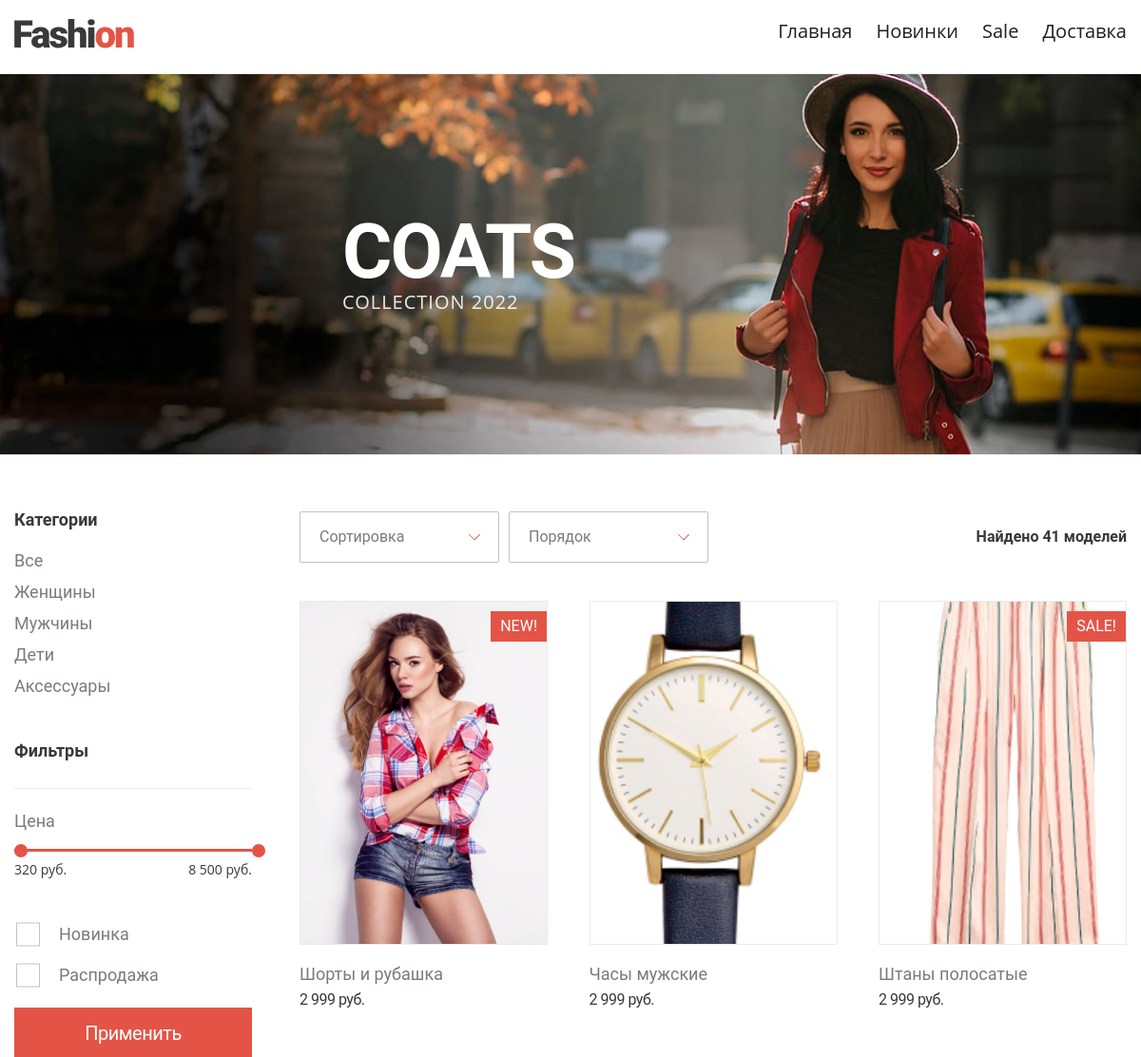
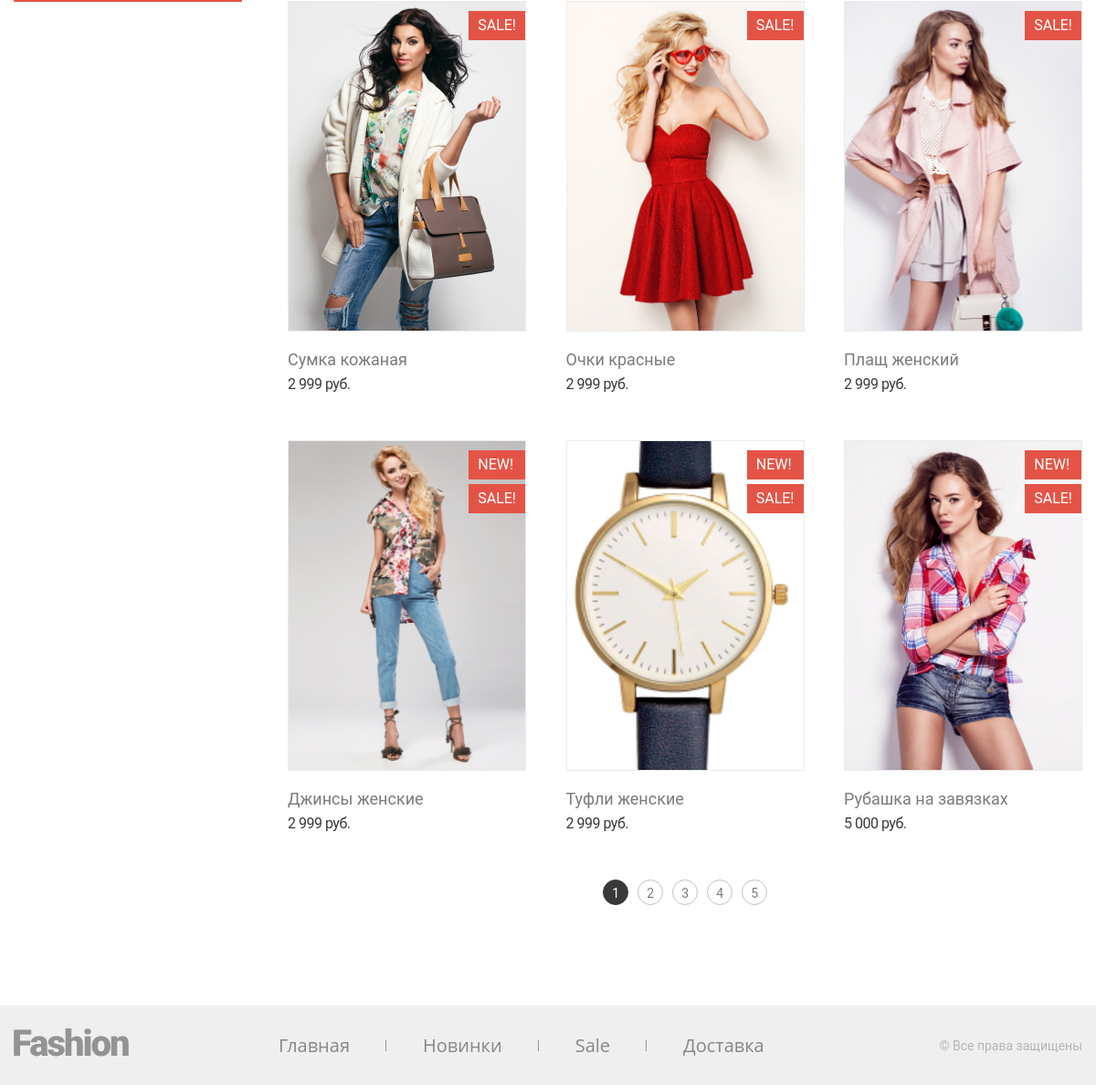
The page / on the database its author committed (2 pictures, top to bottom).
### tables this page shows
CREATE TABLE `menu` (
  `int` int(11) NOT NULL,
  `name` varchar(255) NOT NULL,
  `url` varchar(255) NOT NULL
);

CREATE TABLE `categories` (
  `id` int(11) NOT NULL,
  `name` varchar(255) NOT NULL,
  `url` varchar(255) NOT NULL
);

CREATE TABLE `goods` (
  `id` int(11) NOT NULL,
  `name` varchar(255) NOT NULL,
  `desc` text,
  `price` decimal(10,0) NOT NULL DEFAULT '0',
  `sale` tinyint(1) NOT NULL DEFAULT '0',
  `new` tinyint(1) NOT NULL DEFAULT '1'
);

### db/database.php (called while the page is built, shortened)
<?php
function connect(): mysqli
{
    static $connect = null;
    if (null === $connect) {
        $connect = mysqli_connect(HOST, USER, PASSWORD, DB_NAME);
    }
    return $connect;
}
function getResult($result): array
{
    if ($result && mysqli_num_rows($result) === 1) {
        return mysqli_fetch_assoc($result);
    } elseif ($result && mysqli_num_rows($result) > 1) {
        return mysqli_fetch_all($result, MYSQLI_ASSOC);
    }
    return [];
}
function getMainMenu(): array
{
    $result = mysqli_query(
        connect(),
        "SELECT name, url FROM menu"
    );
    return getResult($result);
}
function getCategory(): array
{
    return getResult(mysqli_query(connect(), "SELECT id, name, url FROM categories"));
}
function isSale(): bool
{
    return isset($_GET['sale']) && $_GET['sale'] === 'on';
}
function isNew(): bool
{
    return isset($_GET['new']) && $_GET['new'] === 'on';
}
function getMinPrice($price): int
{
    return $_GET['min'] ?? $price['min'];
}
function getMaxPrice($price): int
{
    return $_GET['max'] ?? $price['max'];
}
function getCount(string $uri, array $price): int
{
    $uri = explode('?', mysqli_real_escape_string(connect(), $uri));
    $sale = isSale();
    $new = isNew();
    $min = ($price['min'] === null) ? 1 : getMinPrice($price);
    $max = ($price['max'] === null) ? 32000 : getMaxPrice($price);
    if ($uri[0] === '/' && empty($_GET)) {
        $query = "SELECT COUNT(name) AS count FROM goods";
    } elseif ($uri[0] !== '/' && empty($_GET)) {
        $query = "SELECT COUNT(g.name) AS count FROM categories AS cat
        LEFT JOIN good_category ON category_id=cat.id
        LEFT JOIN goods AS g ON g.id=good_id
        WHERE cat.url='$uri[0]'";
    } elseif ($uri[0] === '/' && !$sale && $new) {
        $query = "SELECT COUNT(name) AS count FROM goods
        WHERE new=true && price>='$min' && price<='$max'";
    } elseif ($uri[0] === '/' && $sale && $new) {
        $query = "SELECT COUNT(name) AS count FROM goods
        WHERE sale=true && new=true && price>='$min' && price<='$max'";
    } elseif ($uri[0] === '/' && $sale && !$new) {
        $query = "SELECT COUNT(name) AS count FROM goods
        WHERE sale=true && price>='$min' && price<='$max'";
    } elseif ($uri[0] !== '/' && $sale && !$new) {
        $query = "SELECT COUNT(g.name) AS count FROM categories AS cat
        LEFT JOIN good_category ON category_id=cat.id
        LEFT JOIN goods AS g ON g.id=good_id
        WHERE cat.url='$uri[0]' && sale=true && price>='$min' && price<='$max'";
    } elseif ($uri[0] !== '/' && $sale && $new) {
        $query = "SELECT COUNT(g.name) AS count FROM categories AS cat
        LEFT JOIN good_category ON category_id=cat.id
        LEFT JOIN goods AS g ON g.id=good_id
        WHERE cat.url='$uri[0]' && sale=true && new=true && price>='$min' && price<='$max'";
    } elseif ($uri[0] !== '/' && !$sale && $new) {
        $query = "SELECT COUNT(g.name) AS count FROM categories AS cat
        LEFT JOIN good_category ON category_id=cat.id
        LEFT JOIN goods AS g ON g.id=good_id
        WHERE cat.url='$uri[0]' && new=true && price>=$min && price<=$max";
    } elseif ($uri[0] === '/' && !empty($_GET)) {
        $query = "SELECT COUNT(name) AS count FROM goods
        WHERE price>='$min' && price<='$max'";
    } else {
        $query = "SELECT COUNT(g.name) AS count FROM categories AS cat
        LEFT JOIN good_category ON category_id=cat.id
        LEFT JOIN goods AS g ON g.id=good_id
        WHERE cat.url='$uri[0]' && price>='$min' && price<='$max'";
    }
    $result = mysqli_query(
        connect(),
        $query
    );
    return (int)mysqli_fetch_assoc($result)['count'];
}
function getMaxMin(string $uri): array
{
    $uri = explode('?', mysqli_real_escape_string(connect(), $uri));
    $sale = isSale();
    $new = isNew();
    if (!$new && !$sale && $uri[0] === '/') {
        $query = "SELECT MIN(price) AS min, MAX(price) AS max FROM goods";
    } elseif (!$new && !$sale && $uri[0] !== '/') {
        $query = "SELECT MIN(price) AS min, MAX(price) AS max FROM categories AS cat
        LEFT JOIN good_category ON category_id=cat.id
        LEFT JOIN goods ON goods.id=good_id
        WHERE cat.url='$uri[0]'";
    } elseif ($new && $sale && $uri[0] === '/') {
        $query = "SELECT MIN(price) AS min, MAX(price) AS max FROM categories AS cat
        LEFT JOIN good_category ON category_id=cat.id
        LEFT JOIN goods ON goods.id=good_id
        WHERE new=true && sale=true";
    } elseif ($new === 'on' && $sale === 'on' && $uri[0] !== '/') {
        $query = "SELECT MIN(price) AS min, MAX(price) AS max FROM categories AS cat
        LEFT JOIN good_category ON category_id=cat.id
        LEFT JOIN goods ON goods.id=good_id
        WHERE cat.url='$uri[0]' && new=true && sale=true ";
    } elseif (!$new && $sale && $uri[0] === '/') {
        $query = "SELECT MIN(price) AS min, MAX(price) AS max FROM categories AS cat
        LEFT JOIN good_category ON category_id=cat.id
        LEFT JOIN goods ON goods.id=good_id
        WHERE sale=true ";
    } elseif (!$new && $sale === 'on' && $uri[0] !== '/') {
        $query = "SELECT MIN(price) AS min, MAX(price) AS max FROM categories AS cat
        LEFT JOIN good_category ON category_id=cat.id
        LEFT JOIN goods ON goods.id=good_id
        WHERE cat.url='$uri[0]' && sale=true";
    } elseif ($new && !$sale && $uri[0] === '/') {
        $query = "SELECT MIN(price) AS min, MAX(price) AS max FROM categories AS cat
        LEFT JOIN good_category ON category_id=cat.id
        LEFT JOIN goods ON goods.id=good_id
        WHERE sale=true ";
    } else {
        $query = "SELECT MIN(price) AS min, MAX(price) AS max FROM categories AS cat
        LEFT JOIN good_category ON category_id=cat.id
        LEFT JOIN goods ON goods.id=good_id
        WHERE cat.url='$uri[0]' && sale=true";
    }
    return getResult(mysqli_query(connect(), $query));
}
function getGoods(string $uri, array $price): array
{
    if (isset($_GET['page']) && $_GET['page'] !== '') {
        $pos = ($_GET['page'] - 1) * 9;
    } else {
        $pos = 0;
    }
    $limit = PER_PAGE;
    $uri = explode('?', mysqli_real_escape_string(connect(), $uri));
    if (empty($_GET) && $uri[0] === '/') {
        $query = "SELECT goods.id, name, 'desc', price, sale, new, GROUP_CONCAT(link SEPARATOR ', ') AS link FROM goods
        LEFT JOIN good_image ON good_id=id
        LEFT JOIN images AS i ON i.id=image_id
        GROUP BY id LIMIT $pos, $limit";
    } else {
        $query = getQueryFilter($uri, $price, $pos);
    }
    $result = mysqli_query(connect(), $query);
    return getResult($result);
}
function getConfig(): array
{
    $result = mysqli_query(
        connect(),
        "SELECT name, value, link FROM config
        LEFT JOIN images ON id=image_id"
    );
    $data = mysqli_fetch_all($result);
    $config = [];
    if (mysqli_num_rows($result) > 0) {
        foreach ($data as $item) {
            $config[$item[0]] = $item[1] ?? $item[2];
        }
    }
    return $config;
}

### render/render.php (the view, shortened to what this page needs)
<?php
function renderMenu(array $menu, string $listClass = '', string $itemClass = '', string $activeClass = ''): void
{
    ?>
    <ul class="<?= $listClass ?>">
        <?php
        foreach ($menu as $elem): ?>
            <li>
                <a class="<?= $itemClass ?> <?= stristr($_SERVER['REQUEST_URI'], '?', TRUE) === $elem['url'] ? $activeClass : '' ?>"
                   href="<?= $elem['url'] ?>"><?= $elem['name'] ?>
                </a>
            </li>
        <?php endforeach; ?>
    </ul>
    <?php
}
function renderGoodsList(array $items): string
{
    $goodsList = '';
    foreach ($items as $item) {
        if (is_array($item)) {
            $new = (bool)$item['new'] ? '<p class="label">NEW!</p>' : '';
            $sale = (bool)$item['sale'] ? '<p class="label">SALE!</p>' : '';
            $goodsList .=
                '<article data-id="' . $item['id'] . '" data-price="' . $item['price'] . '" class="shop__item product" tabindex="0">
                    <div class="product__image">
                        <img src="' . explode(', ', $item['link'])[0] . '" alt="product-name">
                        <div class="product__image__labels">
                           ' . $new . $sale . '
                        </div>
                    </div>
                    <p class="product__name">' . $item['name'] . '</p>
                    <span class="product__price">' . number_format($item['price'], 0, ',', ' ') . ' руб.</span>
                </article>';
        }
    }
    return $goodsList;
}
function renderPagination(int $countGoods): string
{
    $countPages = ceil($countGoods / PER_PAGE);
    $pagination = '';
    if ($countPages > 1) {
        for ($i = 1; $i <= $countPages; $i++) {
            if (
                isset($_GET['page']) && (int)$_GET['page'] !== $i ||
                !isset($_GET['page']) && $i !== 1
            ) {
                $href = 'href="page=' . $i . '"';
                $page = '';
            } else {
                $href = '';
                $page = 'active';
            }
            $pagination .=
                '<li>
                    <a ' . $href . $page . ' class="paginator__item ' . $page . '">' . $i . '</a>
                </li>';
        }
    }
    return $pagination;
}
    ?>

### templates/html/header.php (shortened to what this page needs)
<?php
$menu = database\getMainMenu();
$config = database\getConfig();
?>
<!DOCTYPE html>
<html lang="<?= $config['charset'] ?>">
<head>
    <link rel="stylesheet" href="/templates/css/style.css">
</head>
<body>
<header class="page-header container">
    <a class="page-header__logo" href="/">
        <img src="<?= $config['logo'] ?>" alt="Fashion">
    </a>
    <nav class="page-header__menu">
        <?php if (isset($adminMenu)) {
            render\renderMenu($adminMenu, 'main-menu main-menu--header', 'main-menu__item', 'active');
        } else {
            render\renderMenu($menu, 'main-menu main-menu--header', 'main-menu__item', 'active');
        } ?>
    </nav>
</header>

### index.php (shortened to what this page needs)
<?php
require $_SERVER['DOCUMENT_ROOT'] . '/db/database.php';
require $_SERVER['DOCUMENT_ROOT'] . '/render/render.php';
include $_SERVER['DOCUMENT_ROOT'] . '/templates/html/header.php';
if ($_SERVER['REQUEST_URI'] === '/delivery/') {
    include $_SERVER['DOCUMENT_ROOT'] . '/templates/html/delivery/delivery.php';
} else {
    include $_SERVER['DOCUMENT_ROOT'] . '/templates/html/main/index.php';
}
include $_SERVER['DOCUMENT_ROOT'] . '/templates/html/footer.php';

### templates/html/main/index.php (shortened to what this page needs)
<?php
$category = database\getCategory();
$price = database\getMaxMin($_SERVER['REQUEST_URI']);
$count = database\getCount($_SERVER['REQUEST_URI'], $price);
$goods = database\getGoods($_SERVER['REQUEST_URI'], $price);
?>
<main class="shop-page">
    <header class="intro">
        <div class="intro__wrapper">
            <h1 class=" intro__title">COATS</h1>
            <p class="intro__info">Collection <?= date('Y') ?></p>
        </div>
    </header>
    <section class="shop container">
        <section class="shop__filter filter">
            <form method="get">
                <div class="filter__wrapper">
                    <b class="filter__title">Категории</b>
                </div>
                <div class="filter__wrapper">
                    <b class="filter__title">Фильтры</b>
                    <div class="filter__range range">
                        <span class="range__info">Цена</span>
                        <div class="range__line" aria-label="Range Line"></div>
                        <div class="range__res">
                            <span class="range__res-item min-price">
                                <?php
                                    if (isset($_GET['min'])) {
                                        echo number_format($_GET['min']);
                                    } else {
                                        echo ($price['min'] === null) ? 1 : number_format(
                                            $price['min'], 0, ',', ' ');
                                    }
                                ?> руб.
                            </span>
                            <span class="range__res-item max-price">
                                <?php
                                if (isset($_GET['max'])) {
                                    echo number_format($_GET['max']);
                                } else {
                                    echo ($price['max'] === null) ? 32000 : number_format(
                                        $price['max'], 0, ',', ' ');
                                }
                                ?> руб.
                            </span>
                        </div>
                    </div>
                </div>
                <fieldset class="custom-form__group">
                    <label
                        for="new"
                        class="custom-form__checkbox-label custom-form__info"
                        style="display: block;">Новинка</label>
                    <label
                        for="sale"
                        class="custom-form__checkbox-label custom-form__info"
                        style="display: block;">Распродажа</label>
                </fieldset>
                <button class="button submit_filter" type="submit" style="width: 100%">Применить</button>
            </form>
        </section>
        <div class="shop__wrapper">
            <section class="shop__sorting">
                <div class="shop__sorting-item custom-form__select-wrapper">
                    <label>
                        <select class="custom-form__select" id="sort" name="category">
                            <option hidden="">Сортировка</option>
                        </select>
                    </label>
                </div>
                <div class="shop__sorting-item custom-form__select-wrapper">
                    <label>
                        <select class="custom-form__select" id="typeSort" name="prices">
                            <option hidden="">Порядок</option>
                        </select>
                    </label>
                </div>
                <p class="shop__sorting-res">Найдено
                    <span class="res-sort">
                        <?= $count ?>
                    </span> моделей</p>
            </section>
            <section data-delivery="<?= $config['cost_delivery'] ?>" data-min="<?= $config['min_dilevery'] ?>" class="shop__list">
                <?php echo (isset($goods['id']) !== null) ? render\renderGoodsList($goods) : null ?>
            </section>
            <ul class="shop__paginator paginator">
                <?= render\renderPagination($count); ?>
            </ul>
        </div>
    </section>
</main>

### templates/html/footer.php (shortened to what this page needs)
<footer class="page-footer">
    <div class="container">
        <a class="page-footer__logo" href="/">
            <img src="<?= $config['logo-footer'] ?>" alt="Fashion">
        </a>
        <nav class="page-footer__menu">
        </nav>
        <address class="page-footer__copyright">
            © Все права защищены
        </address>
    </div>
</footer>
</body>
</html>

### rows shown on the page
menu: name "Главная"
menu: name "Новинки"
menu: name "Sale"
menu: name "Доставка"
categories: name "Все"
categories: name "Женщины"
categories: name "Мужчины"
categories: name "Дети"
categories: name "Аксессуары"
goods: new "NEW!", name "Шорты и рубашка", price "2 999"
goods: name "Часы мужские", price "2 999"
goods: shows a picture, sale "SALE!", name "Штаны полосатые", price "2 999"
goods: shows a picture, sale "SALE!", name "Сумка кожаная", price "2 999"
goods: shows a picture, sale "SALE!", name "Очки красные", price "2 999"
goods: shows a picture, sale "SALE!", name "Плащ женский", price "2 999"
goods: shows a picture, new "NEW!", sale "SALE!", name "Джинсы женские", price "2 999"
goods: new "NEW!", sale "SALE!", name "Туфли женские", price "2 999"
goods: new "NEW!", sale "SALE!", name "Рубашка на завязках", price "5 000"

### other values the page prints
$price['min'] "320"
$price['max'] "8 500"
$count "41"
